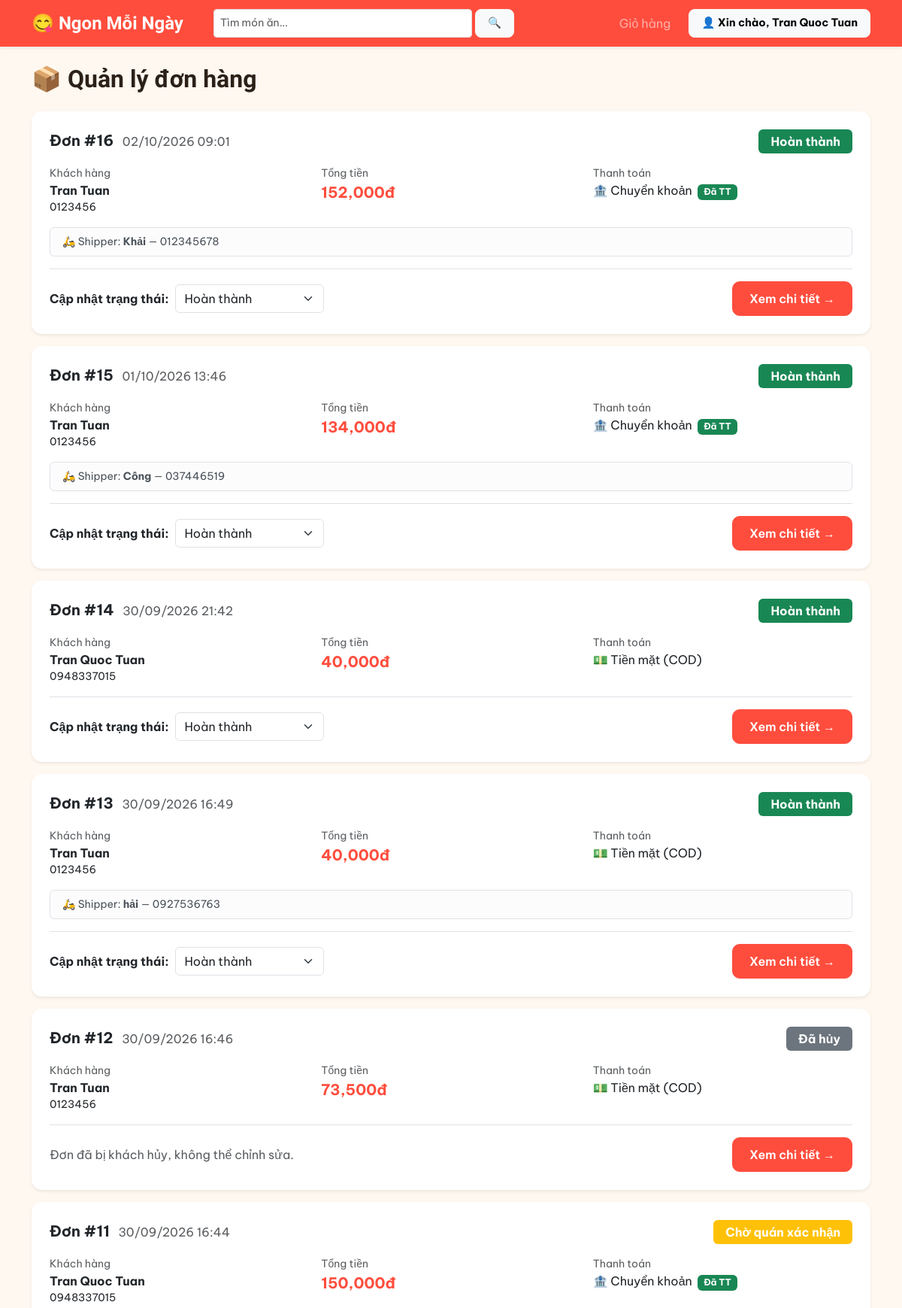
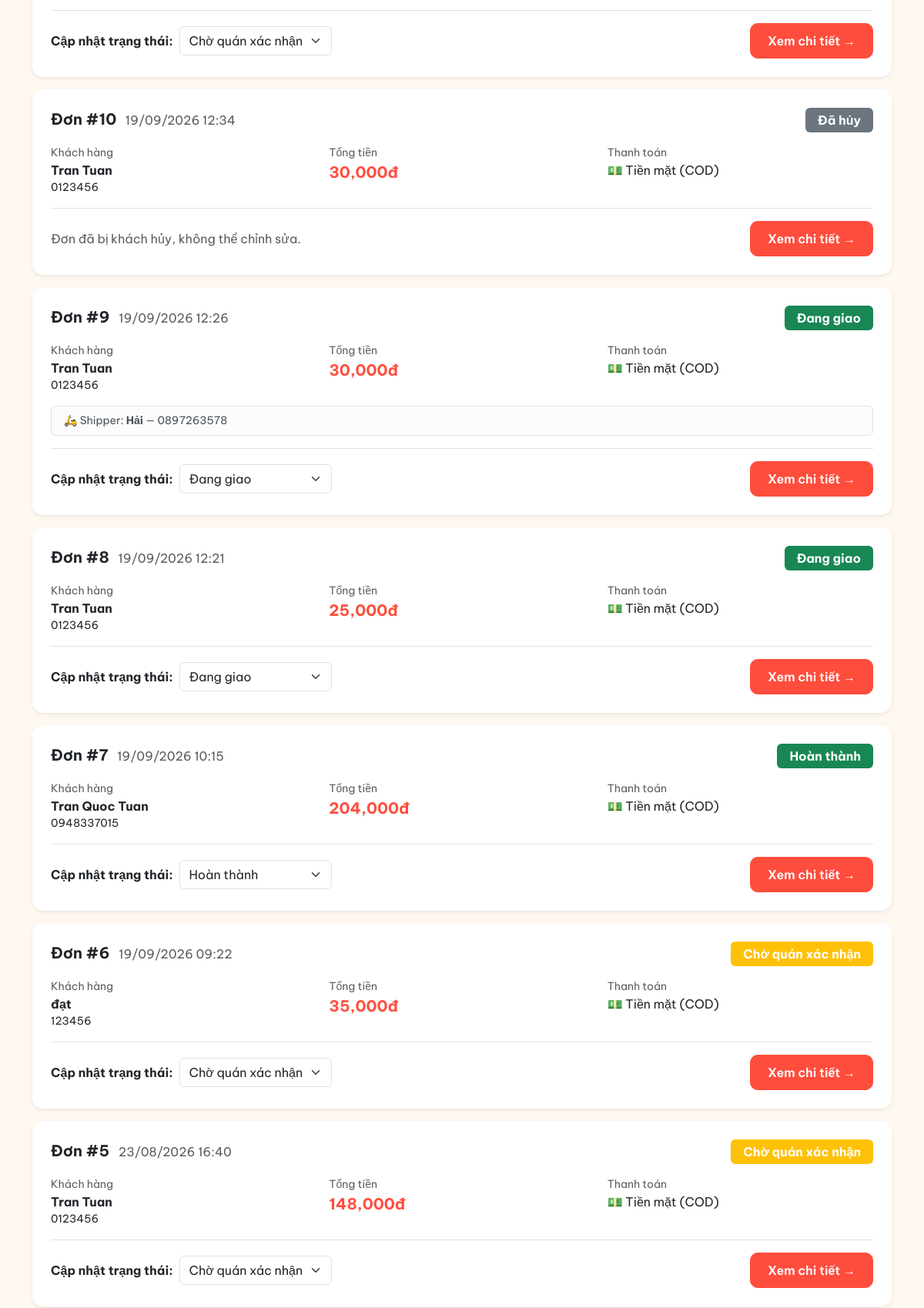
Screenshot of /admin/don_hang.php (signed in, upper part) with the database file from the repository (2 pictures, top to bottom).
### tables this page shows
CREATE TABLE `don_hang` (
  `id` int(11) NOT NULL,
  `id_nguoi_dung` int(11) DEFAULT NULL,
  `ten_khach` varchar(100) DEFAULT NULL,
  `sdt` varchar(15) DEFAULT NULL,
  `ngay_dat` datetime DEFAULT current_timestamp(),
  `tong_tien` decimal(10,0) NOT NULL,
  `trang_thai` enum('cho_xac_nhan','da_nhan','dang_lam','dang_giao','hoan_thanh','da_huy') NOT NULL DEFAULT 'cho_xac_nhan',
  `id_ma_giam_gia` int(11) DEFAULT NULL,
  `tien_giam` decimal(10,0) NOT NULL DEFAULT 0,
  `phi_ship` decimal(10,0) NOT NULL DEFAULT 0,
  `phuong_thuc_tt` enum('cod','chuyen_khoan') NOT NULL DEFAULT 'cod',
  `trang_thai_tt` enum('chua_thanh_toan','da_thanh_toan') NOT NULL DEFAULT 'chua_thanh_toan',
  `ten_shipper` varchar(100) DEFAULT NULL,
  `sdt_shipper` varchar(15) DEFAULT NULL,
  `dia_chi_giao` varchar(255) DEFAULT NULL
);

### admin/don_hang.php (the view, shortened to what this page needs)
<?php
include '../includes/header.php';
include '../config/ketnoi.php';
$don_hangs = $conn->query("SELECT * FROM don_hang ORDER BY ngay_dat DESC");
function nhanTrangThai($ma) {
    $ds = [
        'cho_xac_nhan' => 'Chờ quán xác nhận',
        'da_nhan'      => 'Quán đã nhận đơn',
        'dang_lam'     => 'Đang chuẩn bị món',
        'dang_giao'    => 'Đang giao',
        'hoan_thanh'   => 'Hoàn thành',
        'da_huy'       => 'Đã hủy'
    ];
    return $ds[$ma] ?? $ma;
}
function mauTrangThai($ma) {
    $ds = [
        'cho_xac_nhan' => 'warning',
        'da_nhan'      => 'info',
        'dang_lam'     => 'primary',
        'dang_giao'    => 'success',
        'hoan_thanh'   => 'success',
        'da_huy'       => 'secondary'
    ];
    return $ds[$ma] ?? 'secondary';
}
?>
<div class="container my-4">
    <h2 class="fw-bold mb-4">📦 Quản lý đơn hàng</h2>
    <?php while ($don = $don_hangs->fetch_assoc()): ?>
    <div class="card shadow-sm border-0 mb-3">
        <div class="card-body p-4">
            <div class="d-flex justify-content-between align-items-start flex-wrap gap-2 mb-3">
                <div>
                    <span class="fw-bold fs-5">Đơn #<?php echo $don['id']; ?></span>
                    <span class="text-muted ms-2"><?php echo date('d/m/Y H:i', strtotime($don['ngay_dat'])); ?></span>
                </div>
                <span class="badge bg-<?php echo mauTrangThai($don['trang_thai']); ?> fs-6 px-3 py-2">
                    <?php echo nhanTrangThai($don['trang_thai']); ?>
                </span>
            </div>
            <div class="row g-3 mb-3">
                <div class="col-md-4">
                    <div class="text-muted small">Khách hàng</div>
                    <div class="fw-bold"><?php echo htmlspecialchars($don['ten_khach']); ?></div>
                    <div class="small"><?php echo htmlspecialchars($don['sdt']); ?></div>
                </div>
                <div class="col-md-4">
                    <div class="text-muted small">Tổng tiền</div>
                    <div class="fw-bold fs-5" style="color:var(--primary);"><?php echo number_format($don['tong_tien']); ?>đ</div>
                </div>
                <div class="col-md-4">
                    <div class="text-muted small">Thanh toán</div>
                    <div>
                        <?php if ($don['phuong_thuc_tt'] == 'chuyen_khoan'): ?>
                            🏦 Chuyển khoản
                            <?php if ($don['trang_thai_tt'] == 'da_thanh_toan'): ?>
                                <span class="badge bg-success ms-1">Đã TT</span>
                            <?php else: ?>
                                <a href="xac_nhan_thanh_toan.php?id=<?php echo $don['id']; ?>" class="btn btn-sm btn-outline-success ms-1">Xác nhận đã CK</a>
                            <?php endif; ?>
                        <?php else: ?>
                            💵 Tiền mặt (COD)
                        <?php endif; ?>
                    </div>
                </div>
            </div>
            <?php if (!empty($don['ten_shipper'])): ?>
            <div class="alert alert-light border py-2 mb-3 small">🛵 Shipper: <strong><?php echo htmlspecialchars($don['ten_shipper']); ?></strong> — <?php echo htmlspecialchars($don['sdt_shipper']); ?></div>
            <?php endif; ?>
            <div class="d-flex justify-content-between align-items-center flex-wrap gap-3 pt-3 border-top">
                <?php if ($don['trang_thai'] == 'da_huy'): ?>
                    <span class="text-muted">Đơn đã bị khách hủy, không thể chỉnh sửa.</span>
                <?php else: ?>
                <form action="xu_ly_don_hang.php" method="POST" class="d-flex align-items-center gap-2">
                    <label class="fw-bold mb-0">Cập nhật trạng thái:</label>
                    <select name="trang_thai" class="form-select" style="width:auto;"
                            data-gia-tri-cu="<?php echo $don['trang_thai']; ?>"
                            onchange="xuLyDoiTrangThai(this)">
                        <option value="cho_xac_nhan" <?php if($don['trang_thai']=='cho_xac_nhan') echo 'selected'; ?>>Chờ quán xác nhận</option>
                        <option value="dang_giao" <?php if($don['trang_thai']=='dang_giao') echo 'selected'; ?>>Đang giao</option>
                        <option value="hoan_thanh" <?php if($don['trang_thai']=='hoan_thanh') echo 'selected'; ?>>Hoàn thành</option>
                    </select>
                </form>
                <?php endif; ?>
                <a href="chi_tiet_don.php?id=<?php echo $don['id']; ?>" class="btn btn-brand">Xem chi tiết →</a>
            </div>
        </div>
    </div>
    <?php endwhile; ?>
</div>
<?php include '../includes/footer.php'; ?>

### assets/css/style.css (style rules this page uses)
:root { --primary: #FF4D3D; --primary-dark: #E23E2E; --primary-light: #FFE4DE; --secondary: #0D9488; --accent: #FFB703; --dark: #2B2118; --bg-page: #FFF8F0; --muted: #8A7F72; }
body { font-family: 'Be Vietnam Pro', sans-serif; color: var(--dark); background: var(--bg-page); }
h1, h2, h3, h4, h5, h6, .navbar-brand, .card-title { font-family: 'Baloo 2', sans-serif; font-weight: 700; }
.btn-brand { background: var(--primary); border-color: var(--primary); color: #fff; }
.btn { padding: 10px 22px; font-size: 1rem; font-weight: 600; border-radius: 10px; transition: all 0.15s ease; }
.card { border-radius: 14px !important; }

### rows the page displays
don_hang: id "16", ngay_dat "02/10/2026 09:01", trang_thai "Hoàn thành", ten_khach "Tran Tuan", sdt "0123456", tong_tien "152,000", phuong_thuc_tt "🏦 Chuyển khoản", ten_shipper "Khải", sdt_shipper "012345678"
don_hang: id "15", ngay_dat "01/10/2026 13:46", trang_thai "Hoàn thành", ten_khach "Tran Tuan", sdt "0123456", tong_tien "134,000", phuong_thuc_tt "🏦 Chuyển khoản", ten_shipper "Công", sdt_shipper "037446519"
don_hang: id "14", ngay_dat "30/09/2026 21:42", trang_thai "Hoàn thành", ten_khach "Tran Quoc Tuan", sdt "0948337015", tong_tien "40,000", phuong_thuc_tt "💵 Tiền mặt (COD)"
don_hang: id "13", ngay_dat "30/09/2026 16:49", trang_thai "Hoàn thành", ten_khach "Tran Tuan", sdt "0123456", tong_tien "40,000", phuong_thuc_tt "💵 Tiền mặt (COD)", ten_shipper "hải", sdt_shipper "0927536763"
don_hang: id "12", ngay_dat "30/09/2026 16:46", trang_thai "Đã hủy", ten_khach "Tran Tuan", sdt "0123456", tong_tien "73,500", phuong_thuc_tt "💵 Tiền mặt (COD)", shows "Đơn đã bị khách hủy, không thể chỉnh sửa."
don_hang: id "11", ngay_dat "30/09/2026 16:44", trang_thai "Chờ quán xác nhận", ten_khach "Tran Quoc Tuan", sdt "0948337015", tong_tien "150,000", phuong_thuc_tt "🏦 Chuyển khoản"
don_hang: id "10", ngay_dat "19/09/2026 12:34", trang_thai "Đã hủy", ten_khach "Tran Tuan", sdt "0123456", tong_tien "30,000", phuong_thuc_tt "💵 Tiền mặt (COD)", shows "Đơn đã bị khách hủy, không thể chỉnh sửa."
don_hang: id "9", ngay_dat "19/09/2026 12:26", trang_thai "Đang giao", ten_khach "Tran Tuan", sdt "0123456", tong_tien "30,000", phuong_thuc_tt "💵 Tiền mặt (COD)", ten_shipper "Hải", sdt_shipper "0897263578"
don_hang: id "8", ngay_dat "19/09/2026 12:21", trang_thai "Đang giao", ten_khach "Tran Tuan", sdt "0123456", tong_tien "25,000", phuong_thuc_tt "💵 Tiền mặt (COD)"
don_hang: id "7", ngay_dat "19/09/2026 10:15", trang_thai "Hoàn thành", ten_khach "Tran Quoc Tuan", sdt "0948337015", tong_tien "204,000", phuong_thuc_tt "💵 Tiền mặt (COD)"
don_hang: id "6", ngay_dat "19/09/2026 09:22", trang_thai "Chờ quán xác nhận", ten_khach "đạt", sdt "123456", tong_tien "35,000", phuong_thuc_tt "💵 Tiền mặt (COD)"
don_hang: id "5", ngay_dat "23/08/2026 16:40", trang_thai "Chờ quán xác nhận", ten_khach "Tran Tuan", sdt "0123456", tong_tien "148,000", phuong_thuc_tt "💵 Tiền mặt (COD)"

### other values shown
$_SESSION['ho_ten'] "Tran Quoc Tuan"
